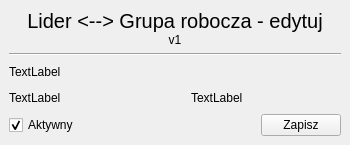
<?xml version="1.0" encoding="UTF-8"?>
<ui version="4.0">
 <class>Form</class>
 <widget class="QWidget" name="Form">
  <property name="geometry">
   <rect>
    <x>0</x>
    <y>0</y>
    <width>350</width>
    <height>145</height>
   </rect>
  </property>
  <property name="windowTitle">
   <string>Form</string>
  </property>
  <layout class="QGridLayout" name="gridLayout">
   <property name="leftMargin">
    <number>0</number>
   </property>
   <property name="topMargin">
    <number>0</number>
   </property>
   <property name="rightMargin">
    <number>0</number>
   </property>
   <property name="bottomMargin">
    <number>0</number>
   </property>
   <property name="spacing">
    <number>0</number>
   </property>
   <item row="0" column="0">
    <widget class="QWidget" name="widget_2" native="true">
     <layout class="QVBoxLayout" name="verticalLayout_2">
      <item>
       <widget class="QWidget" name="widget" native="true">
        <layout class="QVBoxLayout" name="verticalLayout">
         <property name="spacing">
          <number>0</number>
         </property>
         <property name="leftMargin">
          <number>0</number>
         </property>
         <property name="topMargin">
          <number>0</number>
         </property>
         <property name="rightMargin">
          <number>0</number>
         </property>
         <property name="bottomMargin">
          <number>0</number>
         </property>
         <item>
          <widget class="QLabel" name="label">
           <property name="font">
            <font>
             <pointsize>15</pointsize>
            </font>
           </property>
           <property name="text">
            <string>Lider &lt;--&gt; Grupa robocza - edytuj</string>
           </property>
           <property name="alignment">
            <set>Qt::AlignCenter</set>
           </property>
          </widget>
         </item>
         <item>
          <widget class="QLabel" name="label_2">
           <property name="text">
            <string>v1</string>
           </property>
           <property name="alignment">
            <set>Qt::AlignCenter</set>
           </property>
          </widget>
         </item>
        </layout>
       </widget>
      </item>
      <item>
       <widget class="Line" name="line">
        <property name="orientation">
         <enum>Qt::Horizontal</enum>
        </property>
       </widget>
      </item>
      <item>
       <widget class="QWidget" name="widget_4" native="true">
        <layout class="QHBoxLayout" name="horizontalLayout_2">
         <property name="spacing">
          <number>0</number>
         </property>
         <property name="leftMargin">
          <number>0</number>
         </property>
         <property name="topMargin">
          <number>0</number>
         </property>
         <property name="rightMargin">
          <number>0</number>
         </property>
         <property name="bottomMargin">
          <number>0</number>
         </property>
         <item>
          <widget class="QLabel" name="lab_lider">
           <property name="minimumSize">
            <size>
             <width>150</width>
             <height>0</height>
            </size>
           </property>
           <property name="text">
            <string>TextLabel</string>
           </property>
          </widget>
         </item>
         <item>
          <spacer name="horizontalSpacer_2">
           <property name="orientation">
            <enum>Qt::Horizontal</enum>
           </property>
           <property name="sizeHint" stdset="0">
            <size>
             <width>114</width>
             <height>20</height>
            </size>
           </property>
          </spacer>
         </item>
        </layout>
       </widget>
      </item>
      <item>
       <widget class="QWidget" name="widget_3" native="true">
        <layout class="QHBoxLayout" name="horizontalLayout">
         <property name="spacing">
          <number>0</number>
         </property>
         <property name="leftMargin">
          <number>0</number>
         </property>
         <property name="topMargin">
          <number>0</number>
         </property>
         <property name="rightMargin">
          <number>0</number>
         </property>
         <property name="bottomMargin">
          <number>0</number>
         </property>
         <item>
          <widget class="QLabel" name="lab_lokalizacja">
           <property name="minimumSize">
            <size>
             <width>150</width>
             <height>0</height>
            </size>
           </property>
           <property name="text">
            <string>TextLabel</string>
           </property>
          </widget>
         </item>
         <item>
          <spacer name="horizontalSpacer">
           <property name="orientation">
            <enum>Qt::Horizontal</enum>
           </property>
           <property name="sizeHint" stdset="0">
            <size>
             <width>29</width>
             <height>20</height>
            </size>
           </property>
          </spacer>
         </item>
         <item>
          <widget class="QLabel" name="lab_wc">
           <property name="minimumSize">
            <size>
             <width>150</width>
             <height>0</height>
            </size>
           </property>
           <property name="text">
            <string>TextLabel</string>
           </property>
          </widget>
         </item>
        </layout>
       </widget>
      </item>
      <item>
       <widget class="QWidget" name="widget_6" native="true">
        <layout class="QHBoxLayout" name="horizontalLayout_4">
         <property name="spacing">
          <number>0</number>
         </property>
         <property name="leftMargin">
          <number>0</number>
         </property>
         <property name="topMargin">
          <number>0</number>
         </property>
         <property name="rightMargin">
          <number>0</number>
         </property>
         <property name="bottomMargin">
          <number>0</number>
         </property>
         <item>
          <widget class="QCheckBox" name="check_aktywny">
           <property name="text">
            <string>Aktywny</string>
           </property>
           <property name="checked">
            <bool>true</bool>
           </property>
          </widget>
         </item>
         <item>
          <spacer name="horizontalSpacer_5">
           <property name="orientation">
            <enum>Qt::Horizontal</enum>
           </property>
           <property name="sizeHint" stdset="0">
            <size>
             <width>113</width>
             <height>20</height>
            </size>
           </property>
          </spacer>
         </item>
         <item>
          <widget class="QPushButton" name="btn_zapisz">
           <property name="text">
            <string>Zapisz</string>
           </property>
          </widget>
         </item>
        </layout>
       </widget>
      </item>
     </layout>
    </widget>
   </item>
  </layout>
 </widget>
 <resources/>
 <connections/>
</ui>
